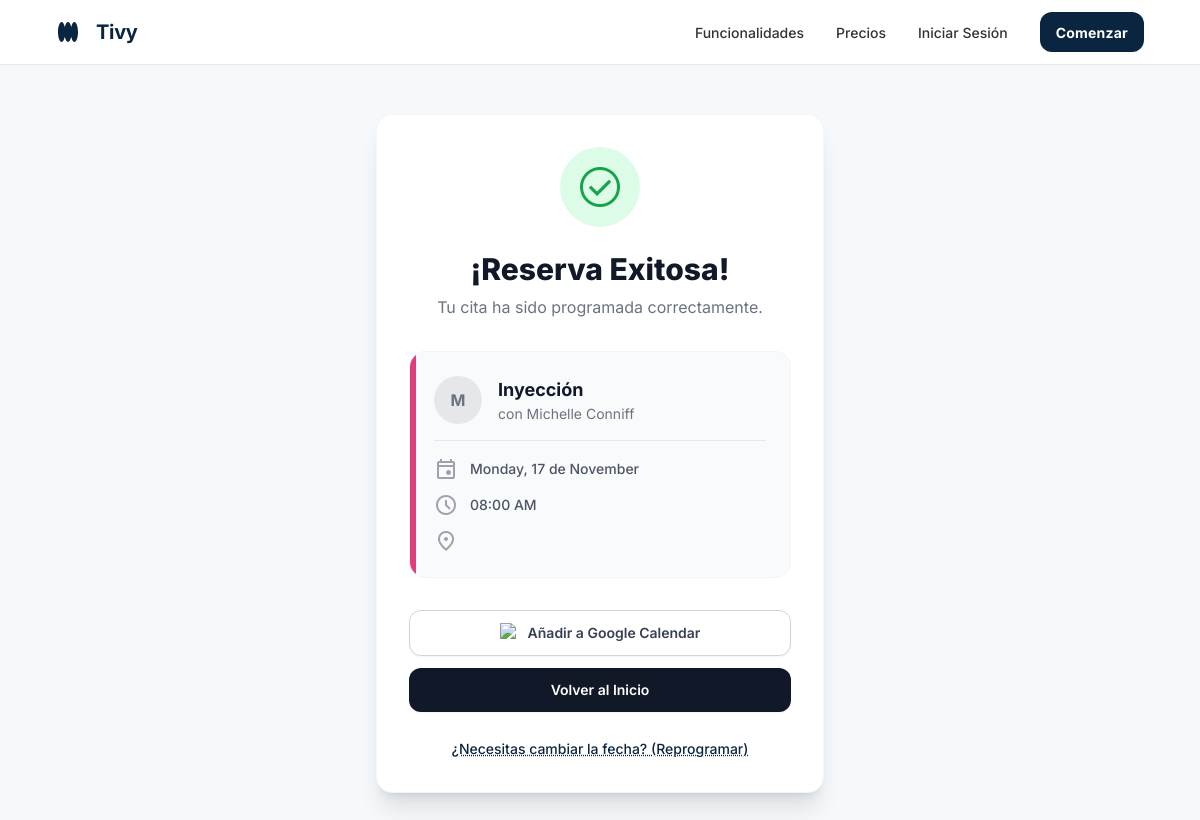
/booking-confirmed/1/, run on the app's committed database.
### CoreApps/scheduling/models.py (models this page shows, shortened)
class Appointment(models.Model):
    STATUS_CHOICES = [
        ('SCHEDULED', 'Agendada'),
        ('COMPLETED', 'Completada'),
        ('CANCELED', 'Cancelada'),
    ]
    business = models.ForeignKey(Business, on_delete=models.CASCADE, related_name='appointments')
    staff_member = models.ForeignKey(StaffMember, on_delete=models.CASCADE, related_name='appointments')
    customer = models.ForeignKey(Customer, on_delete=models.CASCADE, related_name='appointments')
    service = models.ForeignKey(Service, on_delete=models.PROTECT, related_name='appointments')
    start_time = models.DateTimeField()
    end_time = models.DateTimeField()
    status = models.CharField(max_length=10, choices=STATUS_CHOICES, default='SCHEDULED')
    created_at = models.DateTimeField(auto_now_add=True)

### CoreApps/users/models.py (models this page shows, shortened)
class StaffMember(models.Model):
    business = models.ForeignKey(Business, on_delete=models.CASCADE, related_name='staff_members')
    user = models.OneToOneField(User, on_delete=models.SET_NULL, null=True, blank=True, related_name='staff_profile', help_text="Cuenta de usuario para que el personal inicie sesión (opcional).")
    name = models.CharField(max_length=150, help_text="Nombre del miembro del personal (Ej: Ana Pérez).")
    photo = models.ImageField(upload_to='staff/photos/', null=True, blank=True)
    bio = models.TextField(blank=True)
    is_active = models.BooleanField(default=True)

### CoreApps/catalog/models.py (models this page shows, shortened)
class Service(models.Model):
    class LocationType(models.TextChoices):
        LOCAL_ONLY = 'LOCAL', 'En el local'
        DELIVERY_ONLY = 'DOMICILIO', 'A domicilio'
        BOTH = 'AMBOS', 'Ambos (a elegir por el cliente)'
    business = models.ForeignKey(Business, on_delete=models.CASCADE, related_name='services')
    name = models.CharField(max_length=150)
    description = models.TextField(blank=True)
    duration = models.DurationField(help_text="Duración del servicio. Formato: HH:MM:SS.")
    price = models.DecimalField(max_digits=10, decimal_places=2)
    location_type = models.CharField(
        max_length=10,
        choices=LocationType.choices,
        default=LocationType.LOCAL_ONLY,
        help_text="Define dónde se puede realizar este servicio específico."
    )
    assignees = models.ManyToManyField(
        StaffMember,
        related_name='services_offered',
        blank=True,
        help_text="Personal asignado para realizar este servicio."
    )
    photo = models.ImageField(
        upload_to='services/photos/',
        null=True,
        blank=True,
        help_text="Imagen representativa del servicio (opcional)."
    )
    is_active = models.BooleanField(default=True)

### CoreApps/main/views.py (the view)
# urls.py: path('booking-confirmed/<int:pk>/', BookingConfirmedView.as_view(), name='booking_confirmed'),
class BookingConfirmedView(DetailView):
    model = Appointment
    template_name = 'main/booking_confirmed.html'
    context_object_name = 'appointment' # Cómo llamaremos a la cita en la plantilla
    def get_context_data(self, **kwargs):
        context = super().get_context_data(**kwargs)
        appointment = self.get_object()
        signer = Signer()
        token = signer.sign(self.object.pk)
        start_time_utc = appointment.start_time.astimezone(timezone.utc)
        end_time_utc = appointment.end_time.astimezone(timezone.utc)
        params = {
            'action': 'TEMPLATE',
            'text': f'Cita: {appointment.service.name} con {appointment.staff_member.name}',
            'dates': f'{start_time_utc.strftime("%Y%m%dT%H%M%SZ")}/{end_time_utc.strftime("%Y%m%dT%H%M%SZ")}',
            'details': f'Cita para {appointment.service.name} reservada a través de Tivy.\nProfesional: {appointment.staff_member.name}\nNegocio: {appointment.business.display_name}',
            'location': appointment.business.address, # O la dirección del cliente si es a domicilio
        }
        google_calendar_url = f'https://www.google.com/calendar/render?{urlencode(params)}'
        context['google_calendar_url'] = google_calendar_url
        context['reschedule_token'] = token  # Pasamos el token al HTML
        context['local_start_time'] = localtime(appointment.start_time)
        return context

### templates/main/booking_confirmed.html (shortened to what this page needs)
{% extends 'base.html' %}
{% load static %}
{% block content %}
<div class="min-h-[calc(100vh-4rem)] bg-subtle-bg dark:bg-dark-subtle-bg flex items-center justify-center py-12 px-4">
    <div class="max-w-md w-full bg-white dark:bg-background-dark rounded-2xl shadow-xl overflow-hidden border border-gray-100 dark:border-gray-700 text-center p-8">
        <div class="mx-auto flex items-center justify-center h-20 w-20 rounded-full bg-green-100 mb-6">
            <span class="material-symbols-outlined text-5xl text-green-600">check_circle</span>
        </div>
        <h2 class="text-3xl font-extrabold text-gray-900 dark:text-white mb-2">¡Reserva Exitosa!</h2>
        <p class="text-gray-500 dark:text-gray-400 mb-8">Tu cita ha sido programada correctamente.</p>
        <div class="bg-gray-50 dark:bg-gray-800/50 rounded-xl p-6 text-left border border-gray-100 dark:border-gray-700 mb-8 relative overflow-hidden">
            <div class="absolute left-0 top-0 bottom-0 w-1.5 bg-brand"></div>
            <div class="flex items-start gap-4 mb-4 border-b border-gray-200 dark:border-gray-600 pb-4">
                {% if appointment.staff_member.photo %}
                    <img src="{{ appointment.staff_member.photo.url }}" class="w-12 h-12 rounded-full object-cover">
                {% else %}
                    <div class="w-12 h-12 rounded-full bg-gray-200 flex items-center justify-center font-bold text-gray-500">
                        {{ appointment.staff_member.name|slice:":1" }}
                    </div>
                {% endif %}
                <div>
                    <h3 class="font-bold text-lg text-gray-900 dark:text-white">{{ appointment.service.name }}</h3>
                    <p class="text-sm text-gray-500">con {{ appointment.staff_member.name }}</p>
                </div>
            </div>
            <div class="space-y-3 text-sm text-gray-600 dark:text-gray-300">
                <div class="flex items-center gap-3">
                    <span class="material-symbols-outlined text-gray-400">event</span>
                    <span class="font-medium">{{ local_start_time|date:"l, d \d\e F" }}</span>
                </div>
                <div class="flex items-center gap-3">
                    <span class="material-symbols-outlined text-gray-400">schedule</span>
                    <span class="font-medium">{{ local_start_time|time:"H:i A" }}</span>
                </div>
                <div class="flex items-center gap-3">
                    <span class="material-symbols-outlined text-gray-400">location_on</span>
                </div>
            </div>
        </div>
        <div class="space-y-3">
            <a href="{{ google_calendar_url }}" target="_blank" class="flex w-full items-center justify-center gap-2 rounded-lg bg-white border border-gray-300 px-4 py-3 text-sm font-semibold text-gray-700 shadow-sm hover:bg-gray-50 transition-colors">
                <img src="https://upload.wikimedia.org/wikipedia/commons/a/a5/Google_Calendar_icon_%282020%29.svg" class="w-5 h-5" alt="Google Calendar">
                Añadir a Google Calendar
            </a>
            <a href="{% url 'business_profile' slug=appointment.business.slug %}" class="flex w-full items-center justify-center rounded-lg bg-gray-900 dark:bg-white px-4 py-3 text-sm font-semibold text-white dark:text-gray-900 shadow-sm hover:opacity-90 transition-opacity">
                Volver al Inicio
            </a>
        </div>
        <div class="mt-6">
            <a href="{% url 'reschedule_appointment' pk=appointment.pk %}?token={{ reschedule_token }}"
               class="text-sm font-medium text-primary hover:text-secondary underline decoration-dotted transition-colors">
                ¿Necesitas cambiar la fecha? (Reprogramar)
            </a>
        </div>
    </div>
</div>
{% endblock %}

### templates/base.html (style rules this page uses)
body { -webkit-font-smoothing: antialiased; -moz-osx-font-smoothing: grayscale; }

### data on the page
Appointment: staff_member.name "M", service.name "Inyección", staff_member.name "Michelle Conniff"

### other printed values
{{ local_start_time|date:"l, d \d\e F" }} "Monday, 17 de November"
{{ local_start_time|time:"H:i A" }} "08:00 AM"
